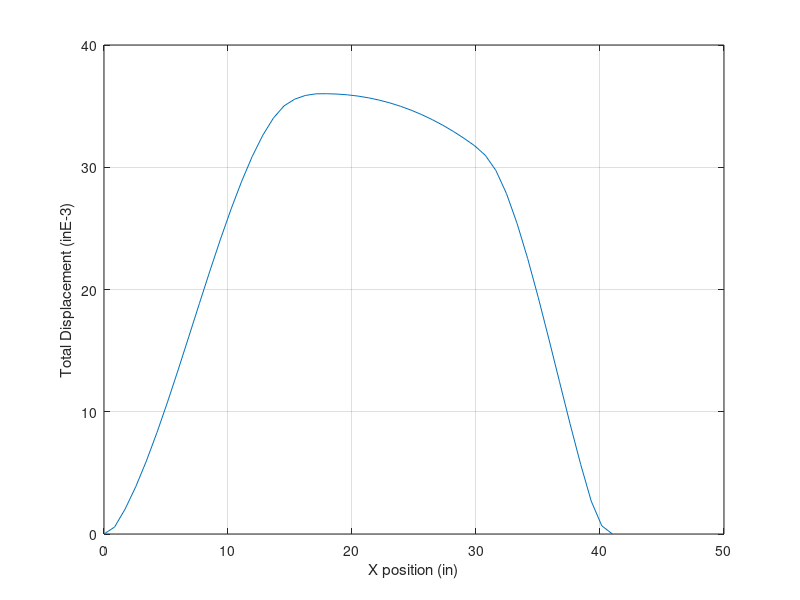

The MATLAB source for this figure:
clear;
clc;
x = [0 0.85417 1.7083 2.5625 3.4167 4.2708 5.125 5.9792 6.8333 7.6875 8.5417 9.3958 10.25 11.104 11.958 12.813 13.667 14.521 15.375 16.229 17.083  17.938 18.792 19.646 20.5 21.354 22.208 23.063 23.917 24.771 25.625 26.479 27.333 28.188 29.042 29.896 30.75  31.604 32.458 33.313 34.167 35.021 35.875 36.729 37.583 38.438 39.292 40.146 41 ];
y = [0 0.57134 2.0519 3.871 5.9706 8.2981 10.801 13.427 16.125 18.841 21.525 24.125 26.587 28.859 30.892 32.632 34.03 35.022 35.567 35.871 36.006 36.015 35.987 35.923 35.82 35.675 35.489 35.26 34.987 34.669 34.304 33.892 33.432 32.922 32.363 31.755 30.978 29.739 27.843 25.403 22.532 19.346 15.957 12.48 9.0232 5.7083 2.693 0.67012 0.00000000000001087];

figure(1)
plot(x,y)
xlabel('X position (in)')
ylabel('Total Displacement (inE-3)')
grid on
